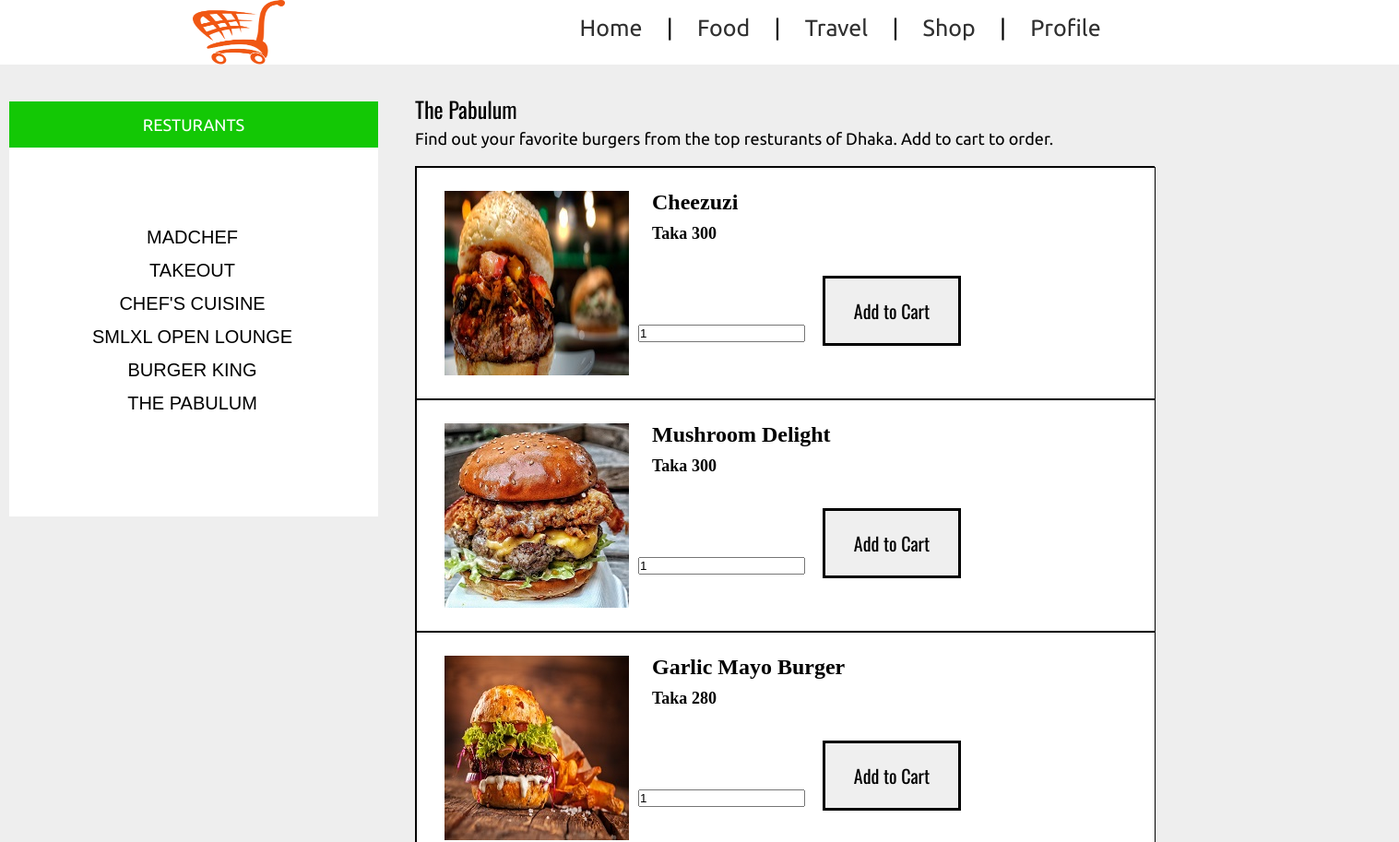
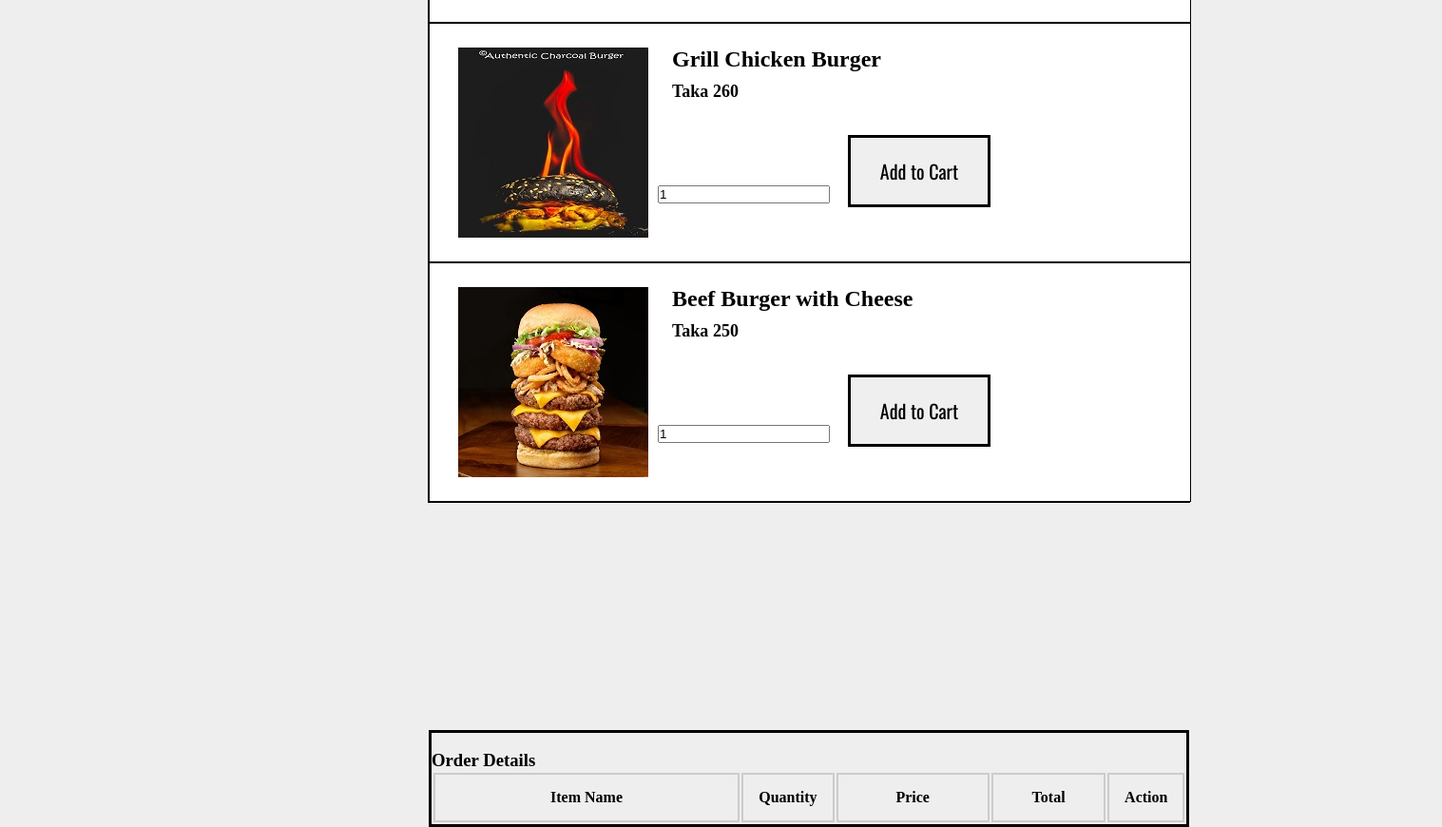
The page /pabulum.php on the database its author committed (2 pictures, top to bottom).
### tables this page shows
CREATE TABLE `pabulum` (
  `id` int(11) NOT NULL,
  `name` varchar(255) NOT NULL,
  `image` varchar(255) NOT NULL,
  `price` int(11) NOT NULL
);

### pabulum.php (the view, shortened to what this page needs)
<?php
 $connect = mysqli_connect("localhost", "root", "", "cartmart");
 ?>
<!DOCTYPE html>
<html>
<head>
</head>
<body>
<header class="tm-header" >
	<div class="tm-container">
	<img  src="cart.png" height="70" width="100" class="tm-logo">
		<nav class="tm-nav ">
			<ul>
				<li><a href="index.html" font size="1">Home</a></li>
				<li>|</li>
				<li><a href="food.html">Food</a></li>
				<li>|</li>
				<li><a href="travel.html">Travel</a></li>
				<li>|</li>
				<li><a href="shop.html">Shop</a></li>
				<li>|</li>
				<li><a href="profile.html">Profile</a></li>
			</ul>
		</nav>
		<div id="list">
	<div id="top">
			<p>RESTURANTS</p>
		</div>
		<ul>
			<li> <a href="madchef.php"> MADCHEF</a></li>
			<li> <a href="takeout.php"> TAKEOUT</a></li>
			<li> <a href="chef.php"> CHEF'S CUISINE</a></li>
			<li> <a href="smlxl.php"> SMLXL OPEN LOUNGE</a></li>
			<li> <a href="bking.php"> BURGER KING</a></li>
			<li> <a href="pabulum.php"> THE PABULUM</a></li>
		</ul>
	</div>
	<p id="name"> The Pabulum</p>
	<p id="caption"> Find out your favorite burgers from the top resturants of Dhaka. Add to cart to order.</p>
	<br />
           <div id="holder">
                <?php
                $query = "SELECT * FROM pabulum ORDER BY id ASC";
                $result = mysqli_query($connect, $query);
                if(mysqli_num_rows($result) > 0)
                {
                     while($row = mysqli_fetch_array($result))
                     {
                ?>
                <div>
                     <form method="post" action="pabulum.php?action=add&id=<?php echo $row["id"]; ?>">
                          <div id="box1">
                                <img id="b1" src="<?php echo $row["image"]; ?>">
                               <h4 id="b1name"><?php echo $row["name"]; ?></h4>
                               <h5 id="b1d">Taka <?php echo $row["price"]; ?></h5>
                               <input type="text" name="quantity" class="q" value="1" />
                               <input type="submit" name="add_to_cart" style="margin-top:5px;" class="cartbutton" value="Add to Cart" />
                          </div>
                     </form>
                </div>
                <?php
                     }
                }
                ?>
				<div id="maincart">
                <br />
                <h3>Order Details</h3>
                <div class="table-responsive">
                     <table class="table table-bordered">
                          <tr>
                               <th width="40%">Item Name</th>
                               <th width="10%">Quantity</th>
                               <th width="20%">Price</th>
                               <th width="15%">Total</th>
                               <th width="5%">Action</th>
                          </tr>
                     </table>
                </div>
				</div>
	</div>
	</header>
</body>
</html>

### pabulum.php (style rules this page uses)
* { margin:0; padding: 0; }
body { background: #eeeeee; }
.tm-container { max-width: 1100px; margin: 0 auto; }
.tm-header { background: #ffffff; }
.tm-header::after { content: " "; clear: both; display: block; visibility: none; }
.tm-logo { float:left; }
.tm-nav { width: 700px; float: right; font-size: 25px; }
.tm-nav ul li { display: inline-block; font-family: 'Ubuntu', sans-serif; }
.tm-nav ul li a { padding:10px 20px; text-decoration: none; color: #303030; line-height: 60px; }
#list { width: 400px; height: 450px; position: absolute; top: 110px; left: 10px; background-color: white; }
#name { color: black; font-family: 'Oswald', sans-serif; font-size: 24px; position: absolute; top: 100px; left: 450px; }
#caption { color: black; font-family: 'Ubuntu', sans-serif; font-size: 18px; position: absolute; top: 140px; left: 450px; }
#top { width: 400px; height: 50px; position: absolute; top: 0px; left: 0px; background-color: #13c805 }
#top p { color: white; font-family: 'Ubuntu', sans-serif; font-size: 18px; text-align: center; padding: 15px; }
#list ul { position: absolute; top: 60px; left: 20px; padding: 70px; text-align: center; list-style-type: none; line-height: 35px; }
#list ul a { color: black; font-family: 'Open+Sans', sans-serif; font-size: 20px; text-decoration: none; }
#box1 { background-color: white; width: 800px; height: 250px; border: solid black 1px; }
#b1 { position: relative; top: 25px; left: 30px; }
#b1name { position: relative; top: -180px; left: 255px; font-family: Adobe Fan Heiti Std; font-size: 24px; color: black; }
#b1d { position: relative; top: -170px; left: 255px; font-family: Lucida Sans Unicode; font-size: 18px; color: black; }
.cartbutton { width: 150px; padding: 20px; position: relative; top: -140px; left: 255px; border: solid black; font-size: 20px; color: black; overflow: hidden; font-family: 'Oswald', sans-serif; }
#holder { background-color: white; position: absolute; top: 180px; left: 450px; width: 800px; border: solid black 1px; }
.q { position: relative; left: 240px; top: -120px; }
#maincart { position: absolute; top: 1500px; border: solid black 3px; }
#maincart th,td { border: 2px solid #CCC; border-collapse: collapse; padding: 15px; text-align: center; }

### rows shown on the page
pabulum: image (picture), name "Cheezuzi", price "300"
pabulum: image (picture), name "Mushroom Delight", price "300"
pabulum: image (picture), name "Garlic Mayo Burger", price "280"
pabulum: image (picture), name "Grill Chicken Burger", price "260"
pabulum: image (picture), name "Beef Burger with Cheese", price "250"
